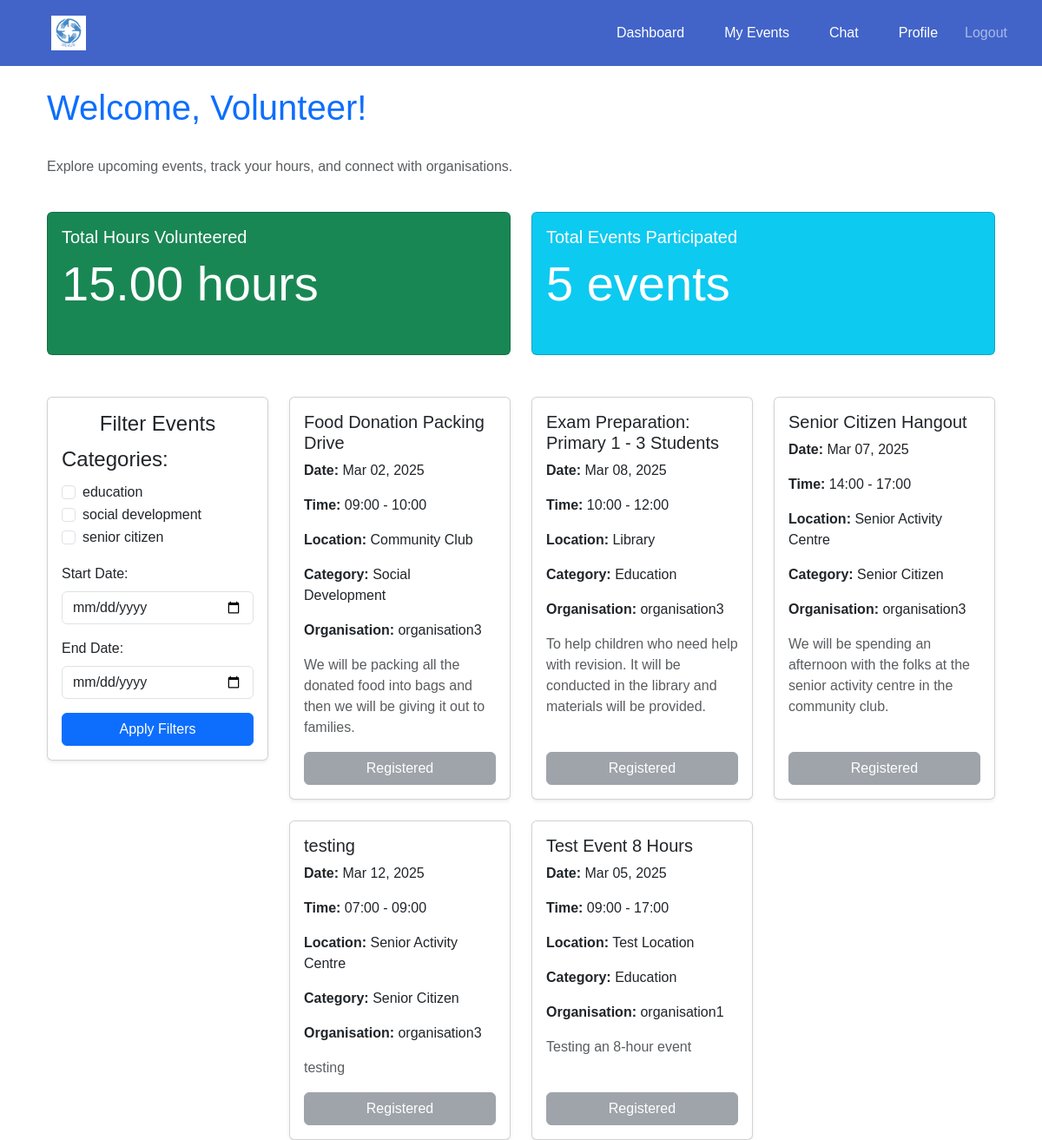
/events/dashboard/volunteer/ (signed in), run on an earlier commit of the app's database.
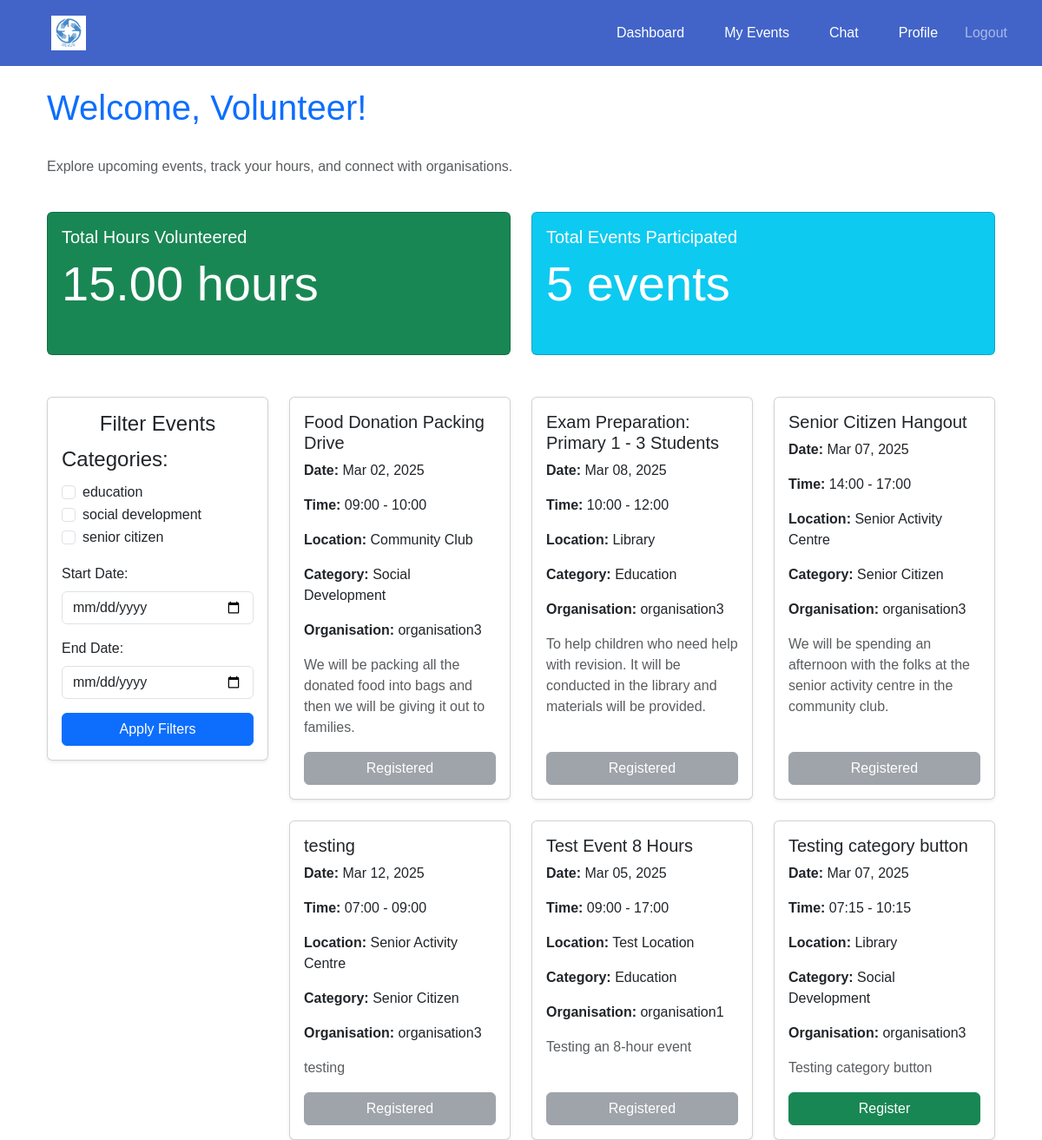
And on a later commit of the database.
### events/models.py (models this page shows, shortened)
class Event(models.Model):
    CATEGORY_CHOICES = [
        ('education', 'Education'),
        ('social development', 'Social Development'),
        ('senior citizen', 'Senior Citizen'),
    ]
    organisation = models.ForeignKey(settings.AUTH_USER_MODEL, on_delete=models.CASCADE)
    name = models.CharField(max_length=255)
    description = models.TextField()
    date = models.DateTimeField()
    start_time = models.TimeField(default=time(9, 0))  # Default: 09:00 AM
    end_time = models.TimeField(default=time(17, 0))  # Default: 05:00 PM
    location = models.CharField(max_length=255)
    volunteers_needed = models.PositiveIntegerField()
    roles_responsibilities = models.TextField()
    category = models.CharField(max_length=50, choices=CATEGORY_CHOICES, blank=False, default='Education')

### accounts/models.py (models this page shows, shortened)
class CustomUser(AbstractUser):
    USER_TYPE_CHOICES = [
        ('volunteer', 'Volunteer'),
        ('organisation', 'Organisation'),
    ]
    user_type = models.CharField(max_length=20, choices=USER_TYPE_CHOICES)
    contact_number = models.CharField(max_length=10, blank= True, null=True)
    full_name = models.CharField(max_length=255, blank=True, null=True)
    personnel_name = models.CharField(max_length=255, blank=True, null=True)
    profile_picture = models.ImageField(upload_to='profile_pics', blank=True, null=True)

### events/views.py (the view)
# urls.py: path('dashboard/volunteer/', views.volunteer_dashboard, name='volunteer_dashboard'),
@login_required
def volunteer_dashboard(request):
    if request.user.user_type == 'volunteer':
        events = Event.objects.all().distinct()
        registered_event_ids = set(
            VolunteerEvent.objects.filter(volunteer=request.user, status='registered')
            .values_list('event_id', flat=True)
        )
        total_hours = VolunteerParticipation.objects.filter(volunteer=request.user).aggregate(
            total_hours=Sum('hours_contributed')
        )['total_hours'] or 0
        total_events = VolunteerParticipation.objects.filter(volunteer=request.user).count()
        selected_categories = request.GET.getlist('category')
        start_date = request.GET.get('start_date')
        end_date = request.GET.get('end_date')
        if selected_categories:
            events = events.filter(category__in=selected_categories)
        if start_date:
            events = events.filter(date__gte=start_date)
        if end_date:
            events = events.filter(date__lte=end_date)
        events = events.distinct()
        category_choices = dict(Event.CATEGORY_CHOICES)
        categories = list(category_choices.keys())
        for event in events:
            event.volunteer_count = VolunteerEvent.objects.filter(event=event, status='registered').count()
            event.open_spots = max(event.volunteers_needed - event.volunteer_count, 0)
        return render(request, 'events/volunteer_dashboard.html', {
            'events': events,
            'categories': categories,
            'category_labels': category_choices,
            'selected_categories': selected_categories,
            'registered_event_ids': registered_event_ids,
            'total_hours': round(total_hours, 2),
            'total_events': total_events,
        })
    return redirect('home')

### events/templates/events/volunteer_dashboard.html (shortened to what this page needs)
{% extends 'base.html' %}
{% block content %}
<div class="container mt-4">
    <div class="d-flex justify-content-between align-items-center mb-4">
        <h1 class="text-primary">Welcome, Volunteer!</h1>
    </div>
    <p class="text-muted">Explore upcoming events, track your hours, and connect with organisations.</p>
    <div class="row">
        <div class="col-md-6 g-4">
            <div class="card text-white bg-success mb-3 h-100">
                <div class="card-body d-flex flex-column">
                    <h5 class="card-title">Total Hours Volunteered</h5>
                    <p class="display-4 flex-grow-1">{{ total_hours|floatformat:2|default:"0.00" }} hours</p>
                </div>
            </div>
        </div>
        <div class="col-md-6 g-4">
            <div class="card text-white bg-info mb-3 h-100">
                <div class="card-body d-flex flex-column">
                    <h5 class="card-title">Total Events Participated</h5>
                    <p class="display-4 flex-grow-1">{{ total_events }} events</p>
                </div>
            </div>
        </div>
    </div>
    <div class="row g-4 align-items-start mt-4">
        <div class="col-md-3">
            <div class="card shadow-sm">
                <div class="card-body">
                    <h4 class="card-title text-center">Filter Events</h4>
                    <form method="get">
                        <div class="mb-3">
                            <fieldset>
                                <legend>Categories:</legend>
                                {% for category in categories %}
                                    <div class="form-check">
                                        <input class="form-check-input" type="checkbox" name="category" value="{{ category }}"
                                               {% if category in selected_categories %}checked{% endif %}>
                                        <label class="form-check-label">{{ category }}</label>
                                    </div>
                                {% endfor %}
                            </fieldset>
                        </div>
                        <div class="mb-3">
                            <label for="start_date" class="form-label">Start Date:</label>
                            <input type="date" class="form-control" name="start_date" id="start_date" value="{{ request.GET.start_date }}">
                        </div>
                        <div class="mb-3">
                            <label for="end_date" class="form-label">End Date:</label>
                            <input type="date" class="form-control" name="end_date" id="end_date" value="{{ request.GET.end_date }}">
                        </div>
                        <div class="text-center mt-3">
                            <button type="submit" class="btn btn-primary w-100"> Apply Filters</button>
                        </div>
                    </form>
                </div>
            </div>
        </div>
        <div class="col-md-9">
            {% if events %}
                <div class="row g-4">
                    {% for event in events %}
                        <div class="col-md-6 col-lg-4">
                            <div class="card shadow-sm h-100">
                                <div class="card-body d-flex flex-column">
                                    <h5 class="card-title">{{ event.name }}</h5>
                                    <p><strong>Date:</strong> {{ event.date|date:"M d, Y" }}</p>
                                    <p><strong>Time:</strong> {{ event.start_time|time:"H:i" }} - {{ event.end_time|time:"H:i" }}</p>
                                    <p><strong>Location:</strong> {{ event.location }}</p>
                                    <p><strong>Category:</strong> {{ event.get_category_display }}</p>
                                    <p><strong>Organisation:</strong> {{ event.organisation.username }}</p>
                                    <p class="text-muted flex-grow-1">{{ event.description }}</p>
                                    <div class="d-grid gap-2 mt-auto">
                                        {% if event.id in registered_event_ids %}
                                            <button class="btn btn-secondary w-100" disabled>
                                                 Registered
                                            </button>
                                        {% elif event.open_spots > 0 %}
                                            <form action="{% url 'events:register_for_event' event.id %}" method="post">
                                                <button type="submit" class="btn btn-success w-100">
                                                     Register
                                                </button>
                                            </form>
                                        {% endif %}
                                    </div>
                                </div>
                            </div>
                        </div>
                    {% endfor %}
                </div>
            {% else %}
                <div class="alert alert-info text-center">
                    <p>No events found matching your criteria.</p>
                </div>
            {% endif %}
        </div>
    </div>
</div>
{% endblock %}

### templates/base.html (shortened to what this page needs)
{% load static %}
<!DOCTYPE html>
<html lang="en">
<head>
    <link rel="stylesheet" href="https://cdn.jsdelivr.net/npm/bootstrap@5.3.0/dist/css/bootstrap.min.css">
</head>
<body>
<nav class="navbar navbar-expand-lg navbar-dark">
    <div class="container-fluid">
        <a class="navbar-brand" href="{% if request.user.user_type == 'organisation' %}{% url 'events:organisation_dashboard' %}{% else %}{% url 'events:volunteer_dashboard' %}{% endif %}">
            <img src="{% static 'images/Nexus_logo.png' %}" alt="Logo" height="40">
        </a>
        <div class="collapse navbar-collapse" id="navbarNav">
            <ul class="navbar-nav ms-auto">
                <li class="nav-item">
                    <a class="nav-link" href="{% if request.user.user_type == 'organisation' %}{% url 'events:organisation_dashboard' %}{% else %}{% url 'events:volunteer_dashboard' %}{% endif %}">Dashboard</a>
                </li>
                <li class="nav-item">
                    <a class="nav-link" href="{% if request.user.user_type == 'organisation' %}{% url 'events:organisation_events' %}{% else %}{% url 'events:volunteer_events' %}{% endif %}">My Events</a>
                </li>
                <li class="nav-item">
                    <a class="nav-link" href="{% url 'chat:chat_home' %}">Chat</a>
                </li>
                {% if request.user.is_authenticated %}
                    <li class="nav-item">
                        <a class="nav-link" href="{% url 'accounts:profile' %}">Profile</a>
                    </li>
                    <li class="nav-item">
                        <form action="{% url 'accounts:logout' %}" method="post" class="d-inline">
                            <button type="submit" class="btn btn-link nav-link">Logout</button>
                        </form>
                    </li>
                {% endif %}
            </ul>
        </div>
    </div>
</nav>
<div class="container mt-4">
    {% block content %}
    {% endblock %}
</div>
</body>
</html>

### templates/base.html (style rules this page uses)
body { margin: 0; font-family: Arial, sans-serif; }
.navbar { display: flex; justify-content: space-between; align-items: center; background-color: #4264c9; padding: 10px 20px; }
.navbar img { height: 40px; cursor: pointer; }
.navbar a { color: rgb(255, 255, 255); text-decoration: none; margin: 0 15px; padding: 8px 12px; border-radius: 5px; }

What changed in the data, as far as the page shows it:
added Event: name "Testing category button", date "Mar 07, 2025", start_time "07:15", end_time "10:15", location "Library", category "Social Development", organisation.username "organisation3", description "Testing category button", shows "Register"
